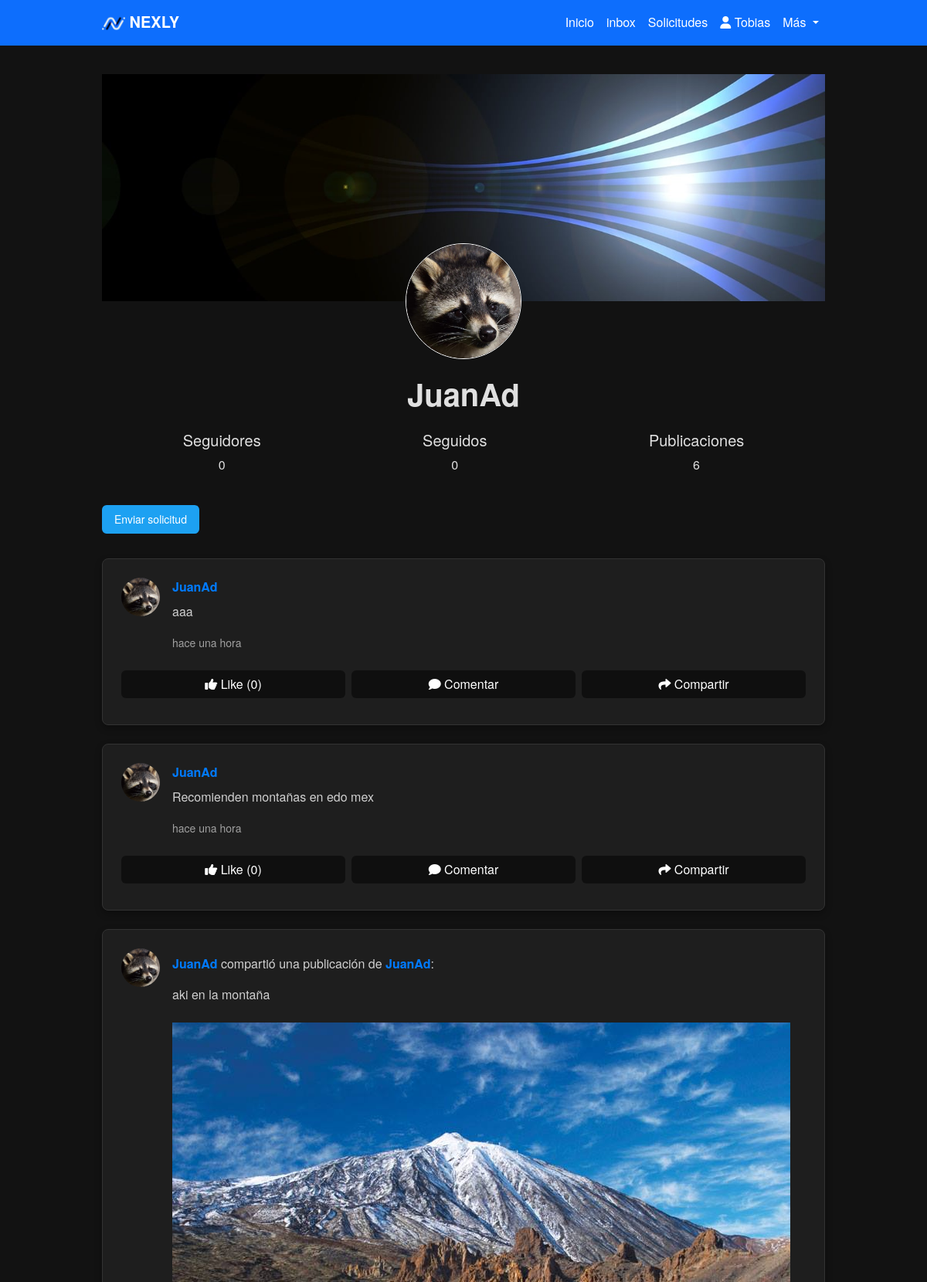
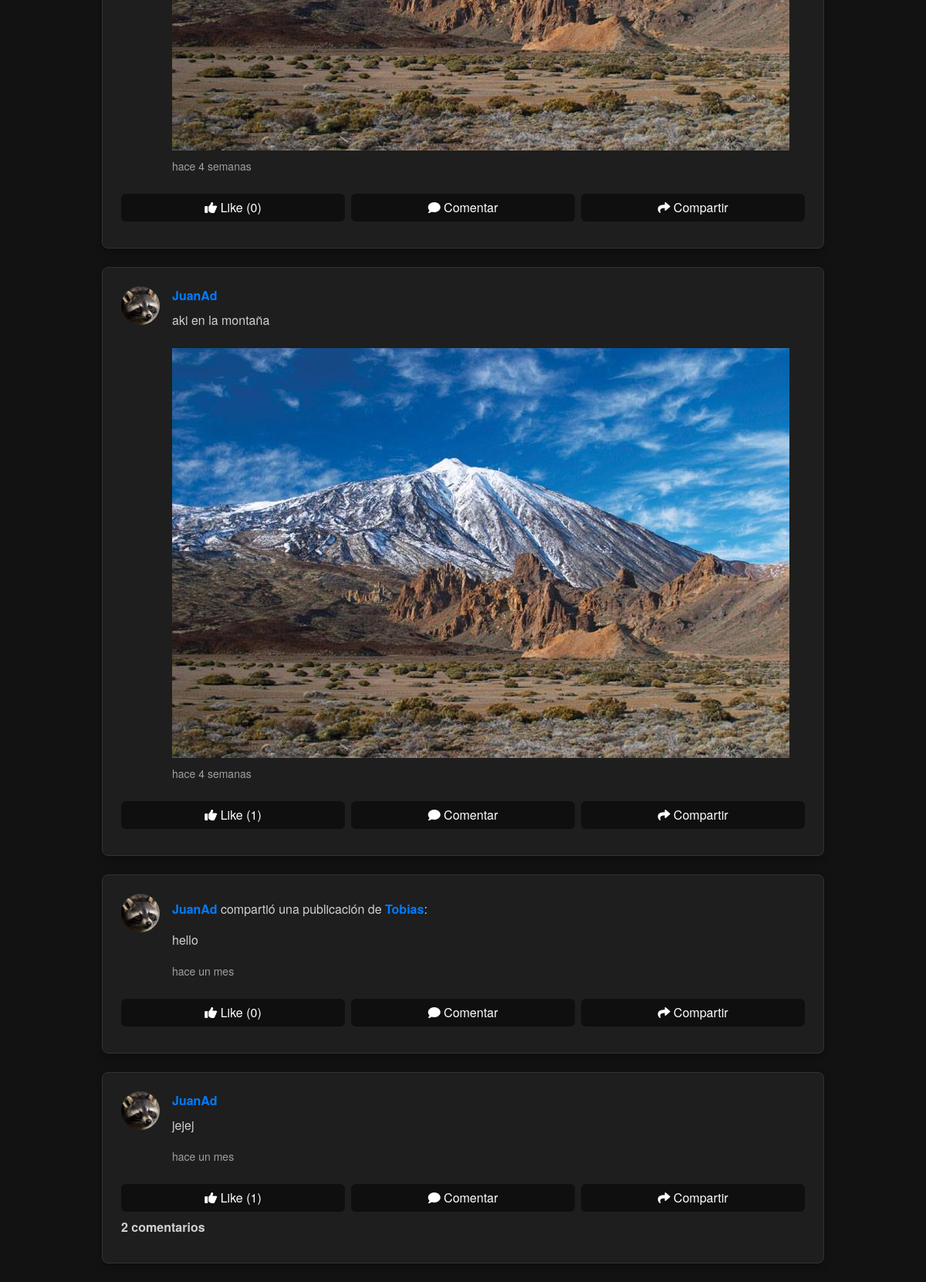
/profile/JuanAd/ (signed in), run on the app's committed database (2 pictures, top to bottom).
### Nexly/models.py (models this page shows, shortened)
class User(AbstractBaseUser):
    iduser = models.AutoField(primary_key=True)
    nombre = models.CharField(max_length=255)
    correo = models.EmailField(unique=True)
    is_active = models.BooleanField(default=True)
    is_admin = models.BooleanField(default=False)
    profile_picture = models.ImageField(upload_to='profile_pictures/', null=True, blank=True)  # Campo para la imagen de perfil
    banner_picture = models.ImageField(upload_to='banner_pictures/', null=True, blank=True)  # Campo para la imagen de banner
    objects = UserManager()
    USERNAME_FIELD = 'correo'
    REQUIRED_FIELDS = ['nombre']

class Post(models.Model):
    user = models.ForeignKey(settings.AUTH_USER_MODEL, on_delete=models.CASCADE)
    content = models.TextField()
    image = models.ImageField(upload_to='post_images/', null=True, blank=True)
    video = models.FileField(upload_to='post_videos/', null=True, blank=True)
    created_at = models.DateTimeField(auto_now_add=True)
    original_post = models.ForeignKey('self', null=True, blank=True, on_delete=models.SET_NULL, related_name='reposts')

### Nexly/views.py (the view)
# urls.py: path('profile/<str:nombre>/', views.profile_view, name='profile'),
@login_required
def profile_view(request, nombre):
    user = get_object_or_404(User, nombre=nombre)
    posts = Post.objects.filter(user=user).order_by('-created_at')
    accepted_follow_requests_count = FollowRequest.objects.filter(
        to_user=user, is_accepted=True).count()
    followed_count = FollowRequest.objects.filter(
        from_user=request.user, is_accepted=True).count()
    posts_count = posts.count()
    is_following = FollowRequest.objects.filter(
        from_user=request.user, to_user=user, is_accepted=True).exists()
    if request.method == 'POST':
        if 'post_content' in request.POST:
            form = PostForm(request.POST, request.FILES)
            if form.is_valid():
                post = form.save(commit=False)
                post.user = request.user
                post.image = request.FILES.get('image')  # Manejar imagen
                post.video = request.FILES.get('video')  # Manejar video
                post.save()
                return redirect('profile', nombre=nombre)
        elif 'comment_content' in request.POST:
            post_id = request.POST.get('post_id')
            post = get_object_or_404(Post, id=post_id)
            form = CommentForm(request.POST)
            if form.is_valid():
                comment = form.save(commit=False)
                comment.user = request.user
                comment.post = post
                comment.save()
                return redirect('profile', nombre=nombre)
        elif 'unfollow' in request.POST:
            FollowRequest.objects.filter(
                from_user=request.user, to_user=user, is_accepted=True).delete()
            return redirect('profile', nombre=nombre)
        elif 'update_banner' in request.POST:
            banner_form = BannerUploadForm(request.POST, request.FILES, instance=request.user)
            if banner_form.is_valid():
                banner_form.save()
                return redirect('profile', nombre=nombre)
        elif 'update_profile_picture' in request.POST:
            profile_form = ProfilePictureUploadForm(request.POST, request.FILES, instance=request.user)
            if profile_form.is_valid():
                profile_form.save()
                return redirect('profile', nombre=nombre)
    else:
        form = PostForm()
        comment_form = CommentForm()
        banner_form = BannerUploadForm(instance=request.user)
        profile_form = ProfilePictureUploadForm(instance=request.user)
    profile_picture_url = user.profile_picture.url if user.profile_picture else None
    banner_picture_url = user.banner_picture.url if user.banner_picture else None
    default_banner_url = static('images/default-banner.jpg')
    context = {
        'nombre': user.nombre,
        'iduserP': user.iduser,
        'posts': posts,
        'form': form,
        'comment_form': comment_form,
        'banner_form': banner_form,
        'profile_form': profile_form,
        'accepted_follow_requests_count': accepted_follow_requests_count,
        'followed_count': followed_count,
        'posts_count': posts_count,
        'is_following': is_following,
        'profile_pictureP': profile_picture_url,
        'banner_pictureP': banner_picture_url,
        'default_banner_url': default_banner_url,
    }
    return render(request, 'profile.html', context)

### Nexly/models.py (called while the page is built)
    def time_since_commented(self):
        now = datetime.now(timezone.utc)
        diff = now - self.created_at
        if diff < timedelta(minutes=1):
            return "hace un momento"
        elif diff < timedelta(hours=1):
            minutes = diff.seconds // 60
            return f"hace {minutes} minutos"
        elif diff < timedelta(days=1):
            hours = diff.seconds // 3600
            return f"hace {hours} horas"
        elif diff < timedelta(days=2):
            return "hace 1 día"
        else:
            days = diff.days
            return f"hace {days} días"

### templates/profile.html (shortened to what this page needs)
{% extends 'layoutUser.html' %}
{% load static %}
{% block content %}
<div class="nexly-container">
    <div class="position-relative mb-4">
        <div class="banner-container position-relative">
            <img src="{{ banner_pictureP|default:default_banner_url }}" class="img-fluid" alt="Banner de portada"
                style="width: 100%; height: auto;">
        </div>
        <div class="profile-picture-container position-absolute top-100 start-50 translate-middle">
            <div class="profile-picture-container position-relative d-inline-block">
                {% if profile_pictureP %}
                <img src="{{ profile_pictureP }}" class="rounded-circle border border-white" alt="Imagen de perfil"
                    style="width: 150px; height: 150px; object-fit: cover;">
                {% else %}
                <img src="{% static 'images/imagenDefecto.png' %}" class="rounded-circle border border-white"
                    alt="Imagen por defecto" style="width: 150px; height: 150px; object-fit: cover;">
                {% endif %}
            </div>
        </div>
    </div>
    <br>
    <div class="mt-5">
        <h1>{{ nombre }}</h1>
    </div>
    <div class="d-flex justify-content-around my-4">
        <div class="count-box text-center">
            <h5>Seguidores</h5>
            <p class="display-7">{{ accepted_follow_requests_count }}</p>
        </div>
        <div class="count-box text-center">
            <h5>Seguidos</h5>
            <p class="display-7">{{ followed_count }}</p>
        </div>
        <div class="count-box text-center">
            <h5>Publicaciones</h5>
            <p class="display-7">{{ posts_count }}</p>
        </div>
    </div>
    {% if request.user.iduser != iduserP %}
    {% if is_following %}
    <form action="" method="POST">
        {% csrf_token %}
        <button type="submit" name="unfollow" class="btn btn-secondary">Dejar de seguir</button>
    </form>
    {% else %}
    <form action="{% url 'send_follow_request' iduserP %}" method="POST">
        <button type="submit" class="btn btn-primary">Enviar solicitud</button>
    </form>
    {% endif %}
    {% endif %}
    <div class="posts-container">
        {% for post in posts %}
        <div class="post position-relative mb-4">
            <div class="d-flex align-items-start mb-2">
                <img src="{% if post.user.profile_picture %}{{ post.user.profile_picture.url }}{% else %}{% static 'images/imagenDefecto.png' %}{% endif %}"
                    class="rounded-circle" alt="Profile Picture" width="50" height="50" style="object-fit: cover;">
                <div class="ms-3">
                    {% if post.original_post %}
                        <p><strong><a href="{% url 'profile' post.user.nombre %}">{{ post.user.nombre }}</a></strong> compartió una publicación de <strong><a href="{% url 'profile' post.original_post.user.nombre %}">{{ post.original_post.user.nombre }}</a></strong>:</p>
                        <p>{{ post.original_post.content }}</p>
                        {% if post.original_post.image %}
                            <img src="{{ post.original_post.image.url }}" alt="Imagen" class="img-fluid mt-2">
                        {% elif post.original_post.video %}
                            <video controls class="img-fluid mt-2">
                                <source src="{{ post.original_post.video.url }}" type="video/mp4">
                                Tu navegador no soporta la etiqueta de video.
                            </video>
                        {% endif %}
                    {% else %}
                        <strong><a href="{% url 'profile' post.user.nombre %}">{{ post.user.nombre }}</a></strong>
                        <p id="post-content-{{ post.id }}">{{ post.content }}</p>
                        {% if post.image %}
                            <img src="{{ post.image.url }}" alt="Imagen" class="img-fluid mt-2">
                        {% elif post.video %}
                            <video controls class="img-fluid mt-2">
                                <source src="{{ post.video.url }}" type="video/mp4">
                                Tu navegador no soporta la etiqueta de video.
                            </video>
                        {% endif %}
                    {% endif %}
                    <p><small class="post-time" data-timestamp="{{ post.created_at|date:'c' }}"></small></p>
                </div>
            </div>
        <div class="d-grid gap-2 d-md-flex justify-content-md-between mb-2">
            <a href="{% url 'like_post' post.id %}" class="btn btn-secondary w-100">
                {% if user in post.like_set.all %}
                <i class="fas fa-thumbs-up"></i>
                Like ({{ post.like_set.count }})
                {% else %}
                <i class="fas fa-thumbs-up"></i>
                Like ({{ post.like_set.count }})
                {% endif %}
            </a>
            <button class="btn btn-secondary w-100" onclick="toggleCommentForm({{ post.id }})">
                <i class="fas fa-comment"></i> Comentar
            </button>
            <a href="{% url 'share_post' post.id %}" class="btn btn-secondary w-100">
                <i class="fas fa-share"></i>
                Compartir
            </a>
        </div>
            <p class="comment-count" data-post-id="{{ post.id }}" data-count="{{ post.comments.count }}"
                onclick="toggleComments({{ post.id }})">
                {% if post.comments.count == 0 %}
                {% elif post.comments.count == 1 %}
                1 comentario
                {% else %}
                {{ post.comments.count }} comentarios
                {% endif %}
            </p>
        </div>
        {% endfor %}
    </div>
</div>
{% endblock %}

### templates/layoutUser.html (shortened to what this page needs)
{% load static %}
<!DOCTYPE html>
<html lang="es">
<head>
    <link href="https://cdn.jsdelivr.net/npm/bootstrap@5.3.0-alpha1/dist/css/bootstrap.min.css" rel="stylesheet">
    <link rel="stylesheet" href="{% static 'css/styles.css' %}">
    <link rel="stylesheet" href="https://cdnjs.cloudflare.com/ajax/libs/font-awesome/6.0.0-beta3/css/all.min.css">
    <link href="https://cdn.jsdelivr.net/npm/bootstrap-icons/font/bootstrap-icons.css" rel="stylesheet">
</head>
<body>
    <nav class="navbar navbar-expand-lg navbar-dark bg-primary fixed-top">
        <div class="container">
            <a class="navbar-brand" href="{% url 'nexly' %}">
                <img src="{% static 'images/LogoNexly.ico' %}" alt="Logo Nexly" style="height: 30px;">
                <strong>NEXLY</strong>
            </a>
            <div class="collapse navbar-collapse" id="navbarNav">
                <ul class="navbar-nav ms-auto">
                    <li class="nav-item">
                        <a class="nav-link {% if request.path == '/' %}active{% endif %}" aria-current="page" href="{% url 'nexly' %}">
                        Inicio
                        </a>
                    </li>
                    <li class="nav-item">
                        <a class="nav-link" href="{% url 'inbox' %}">
                        inbox
                        </a>
                    </li>
                    <li class="nav-item">
                        <a class="nav-link" href="{% url 'follow_requests' %}">
                        Solicitudes
                        </a>
                    </li>
                    <li class="nav-item">
                        <a class="nav-link" href="{% url 'profile' user.nombre %}">
                            <i class="fas fa-user"></i> {{ user.nombre }}
                        </a>
                    </li>
                    <li class="nav-item dropdown">
                        <a class="nav-link dropdown-toggle" href="#" id="navbarDropdown" role="button" data-bs-toggle="dropdown" aria-expanded="false">
                            Más
                        </a>
                    </li>
                </ul>
            </div>
        </div>
    </nav>
    <div class="container mt-5 pt-5">
        {% block content %}{% endblock %}
    </div>
</body>
</html>

### static/css/styles.css (style rules this page uses)
body { background-color: #121212; color: #E0E0E0; font-family: 'Helvetica Neue', Helvetica, Arial, sans-serif; margin: 0; }
.navbar { background-color: #1E1E1E; }
.navbar-dark .navbar-nav .nav-link { color: #FFFFFF; }
.navbar-dark .navbar-brand { color: #FFFFFF; }
.container { max-width: 960px; }
h1, h2 { text-align: center; font-weight: bold; color: #E0E0E0; }
.btn-primary { background-color: #1DA1F2; border: none; }
.posts-container { margin-top: 2rem; }
.post { background-color: #1E1E1E; padding: 1.5rem; margin-bottom: 1.5rem; border-radius: 8px; box-shadow: 0px 4px 10px rgba(0, 0, 0, 0.3); border: 1px solid #333; }
.post p strong { color: #E0E0E0; }
.post p { color: #D0D0D0; margin-top: 0.5rem; }
.post p small { color: #A0A0A0; }
.btn-primary { background-color: #1DA1F2; border: none; color: white; padding: 0.5rem 1rem; font-size: 0.875rem; border-radius: 6px; cursor: pointer; transition: background-color 0.3s ease; }
.comment-count { font-weight: bold; margin-bottom: 10px; color: #007bff; cursor: pointer; }
a { color: #007bff; text-decoration: none; }
.banner-container { position: relative; }
.profile-picture-container { position: relative; display: inline-block; }
.btn-secondary { background-color: rgba(0, 0, 0, 0.5); border: none; color: white; }

### data on the page
User: nombre "Tobias"
User: nombre "JuanAd"
Post: user.profile_picture (picture), user.nombre "JuanAd", content "aaa", like_set.count "0"
Post: user.profile_picture (picture), user.nombre "JuanAd", content "Recomienden montañas en edo mex", like_set.count "0"
Post: user.profile_picture (picture), user.nombre "JuanAd", original_post.user.nombre "JuanAd", original_post.content "aki en la montaña", original_post.image (picture), like_set.count "0"
Post: user.profile_picture (picture), user.nombre "JuanAd", content "aki en la montaña", image (picture), like_set.count "1"
Post: user.profile_picture (picture), user.nombre "JuanAd", original_post.user.nombre "Tobias", original_post.content "hello", like_set.count "0"
Post: user.profile_picture (picture), user.nombre "JuanAd", content "jejej", like_set.count "1", comments.count "2"

### other printed values
{{ accepted_follow_requests_count }} "0"
{{ followed_count }} "0"
{{ posts_count }} "6"
